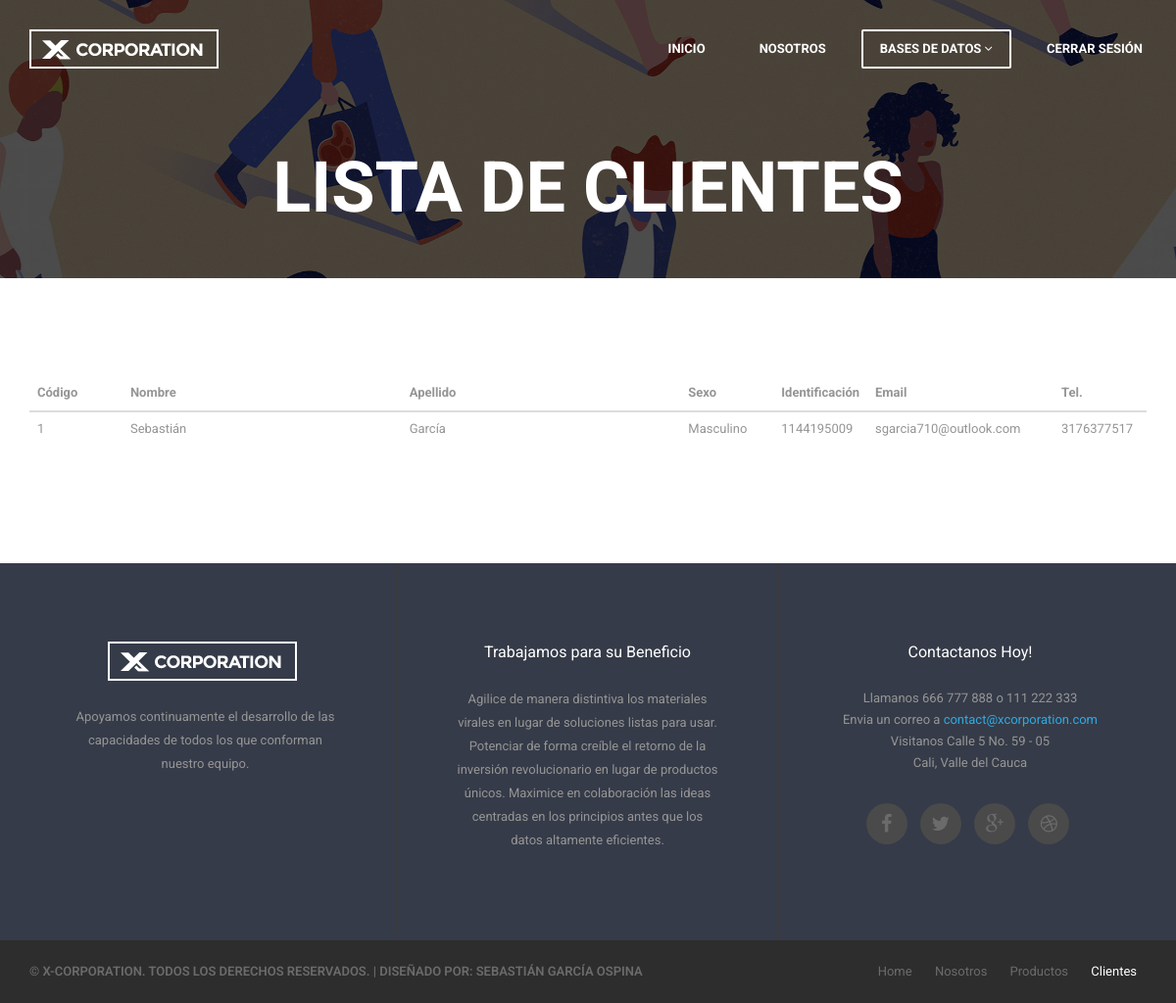
Page /view/clients.php (signed in) on the committed database.
### tables this page shows
CREATE TABLE `clients` (
  `cod_clt` int(10) unsigned NOT NULL AUTO_INCREMENT,
  `fname_clt` varchar(40) NOT NULL,
  `lname_clt` varchar(40) NOT NULL,
  `sex_clt` varchar(9) NOT NULL,
  `id_clt` int(11) NOT NULL,
  `email_clt` varchar(50) NOT NULL,
  `phone_clt` varchar(15) NOT NULL,
  PRIMARY KEY (`cod_clt`)
);

### model/connect.php (called while the page is built)
<?php
class connect
{
  public static function connection()
  {
    try {
      $connection = new PDO("mysql:host=localhost; dbname=pagedb", "admin-page", "123456");
      $connection->setAttribute(PDO::ATTR_ERRMODE, PDO::ERRMODE_EXCEPTION);
      $connection->exec("SET CHARACTER SET UTF8");
    } catch (Exception $e) {
      die("ERROR" . $e->getMessage());
      echo "Error line" . $e->getLine();
    }
    return $connection;
  }
}

### controller/clients_controller.php (called while the page is built)
<?php
include("../model/clients_model.php");
$clients = new clients_model();
$clientsMatrix = $clients->get_clients();

### model/clients_model.php (called while the page is built)
<?php
class clients_model
{
  private $db;
  private $clients;
  public function __construct()
  {
    require_once("connect.php");
    $this->db = connect::connection();
    $this->clients = array();
  }
  public function get_clients()
  {
    $query = $this->db->query("SELECT *FROM clients");
    while ($rows = $query->fetch(PDO::FETCH_ASSOC)) {
      $this->clients[] = $rows;
    }
    return $this->clients;
  }
}

### view/clients.php (the view, shortened to what this page needs)
<!DOCTYPE html>
<html>
<head>
    <link href="../styles/mobile-menu.css" rel="stylesheet">
    <link href="fonts/font-awesome/css/font-awesome.min.css" rel="stylesheet">
    <link rel="stylesheet" href="https://maxcdn.bootstrapcdn.com/bootstrap/3.3.6/css/bootstrap.min.css">
    <link href="../styles/style.css" rel="stylesheet">
</head>
<body>
    <div id="main-wrapper">
        <div class="uc-mobile-menu-pusher">
            <div class="content-wrapper">
                <nav class="navbar m-menu navbar-default navbar-fixed-top">
                    <div class="container">
                        <div class="navbar-header">
                            <a class="navbar-brand" href="index.php"><img src="img/logo.png" alt=""></a>
                        </div>
                        <div class="collapse navbar-collapse" id="#navbar-collapse-1">
                            <ul class="nav navbar-nav navbar-right main-nav">
                                <li><a href="index.php">Inicio</a></li>
                                <li><a href="history.php">Nosotros</a></li>
                                <li class="dropdown active">
                                    <a href="#" data-toggle="dropdown" class="dropdown-toggle">Bases de Datos
                                        <span><i class="fa fa-angle-down"></i></span></a>
                                </li>
                                <li><a href="../controller/logout_controller.php">Cerrar sesión</a></li>
                            </ul>
                        </div>
                    </div>
                </nav>
                <section class="single-page-title single-page-title-clientes">
                    <div class="container text-center">
                        <h2>Lista de clientes</h2>
                    </div>
                </section>
                <section class="contact-form ptb-100">
                    <div class="container">
                        <table class="table table-hover">
                            <thead>
                                <tr>
                                    <th class="col-md-1">Código</th>
                                    <th class="col-md-3">Nombre</th>
                                    <th class="col-md-3">Apellido</th>
                                    <th class="col-md-1">Sexo</th>
                                    <th class="col-md-1">Identificación</th>
                                    <th class="col-md-2">Email</th>
                                    <th class="col-md-1">Tel.</th>
                                </tr>
                            </thead>
                            <tbody>
                                <?php
                                include("../controller/clients_controller.php");
                                foreach ($clientsMatrix as $client) {
                                    echo "<tr>";
                                    echo "<td>" . $client['cod_clt'] . "</td>";
                                    echo "<td>" . $client['fname_clt'] . "</td>";
                                    echo "<td>" . $client['lname_clt'] . "</td>";
                                    echo "<td>" . $client['sex_clt'] . "</td>";
                                    echo "<td>" . $client['id_clt'] . "</td>";
                                    echo "<td>" . $client['email_clt'] . "</td>";
                                    echo "<td>" . $client['phone_clt'] . "</td>";
                                    echo "</tr>";
                                }
                                ?>
                            </tbody>
                        </table>
                    </div>
                </section>
                <footer class="footer">
                    <div class="footer-widget-section">
                        <div class="container text-center">
                            <div class="row">
                                <div class="col-sm-4 footer-block">
                                    <div class="footer-widget widget_text">
                                        <div class="footer-logo">
                                            <a href="#"><img src="img/logo.png" alt=""></a>
                                        </div>
                                        <p>Apoyamos continuamente el desarrollo de las capacidades de todos los que conforman nuestro equipo.</p>
                                    </div>
                                </div>
                                <div class="col-sm-4 footer-block">
                                    <div class="footer-widget widget_text">
                                        <h3>Trabajamos para su Beneficio</h3>
                                        <p>Agilice de manera distintiva los materiales virales en lugar de soluciones listas para usar. Potenciar de forma creíble el retorno de la inversión revolucionario en lugar de productos únicos. Maximice en colaboración las ideas centradas en los principios antes que los datos altamente eficientes.</p>
                                    </div>
                                </div>
                                <div class="col-sm-4 footer-block last">
                                    <div class="footer-widget widget_text">
                                        <h3>Contactanos Hoy!</h3>
                                        <address>
                                            Llamanos 666 777 888 o 111 222 333<br>
                                            Envia un correo a <a href="mailto:#">contact@xcorporation.com</a><br>
                                            Visitanos Calle 5 No. 59 - 05<br>
                                            Cali, Valle del Cauca<br>
                                        </address>
                                        <ul class="list-inline social-links">
                                            <li><a href="#"><i class="fa fa-facebook"></i></a></li>
                                            <li><a href="#"><i class="fa fa-twitter"></i></a></li>
                                            <li><a href="#"><i class="fa fa-google-plus"></i></a></li>
                                            <li><a href="#"><i class="fa fa-dribbble"></i></a></li>
                                        </ul>
                                    </div>
                                </div>
                            </div>
                        </div>
                    </div>
                    <div class="copyright-section">
                        <div class="container clearfix">
                            <span class="copytext">&copy; X-CORPORATION. Todos los derechos reservados. | Diseñado por: Sebastián García Ospina</a></span>
                            <ul class="list-inline pull-right">
                                <li><a href="index.php">Home</a></li>
                                <li><a href="history.php">Nosotros</a></li>
                                <li><a href="products.php">Productos</a></li>
                                <li class="active"><a href="clients.php">Clientes</a></li>
                            </ul>
                        </div>
                    </div>
                </footer>
            </div>
        </div>
        <div class="uc-mobile-menu uc-mobile-menu-effect">
            <div>
                <div>
                    <ul id="menu">
                        <li><a href="index.php">Inicio</a></li>
                        <li><a href="history.php">Nosotros</a></li>
                        <li><a href="products.php">Ver productos</a></li>
                        <li><a href="addProducts.php">Agregar productos</a></li>
                        <li class="active"><a href="clients.php">Ver clientes</a></li>
                        <li><a href="addClients.php">Agregar Clientes</a></li>
                    </ul>
                </div>
            </div>
        </div>
    </div>
</body>
</html>

### styles/mobile-menu.css (style rules this page uses)
.uc-offcanvas-wrapper, .uc-offcanvas-pusher, .uc-offcanvas-contents { height : 100%; }
.uc-offcanvas-contents, .uc-offcanvas-contents-inner { position : relative; }
.uc-offcanvas-wrapper { position : relative; overflow : hidden; }
.uc-offcanvas-pusher::after { position : absolute; top : 0; right : 0; width : 0; height : 0; background : rgba(0, 0, 0, 0.5); content : ''; opacity : 0; -webkit-transition : opacity 0.5s, width 0.1s 0.5s, height 0.1s 0.5s; -moz-transition : opacity 0.5s, width 0.1s 0.5s, height 0.1s 0.5s; -o-transition : opacity 0.5s, width 0.1s 0.5s, height 0.1s 0.5s; transition : opacity 0.5s, width 0.1s 0.5s, height 0.1s 0.5s; z-index : 999; }
.slide-along .uc-offcanvas-pusher { background-color : #FFFFFF; position : relative; left : 0; z-index : 1; height : 100%; -webkit-transition : -webkit-transform 400ms; -moz-transition : -moz-transform 400ms; -ms-transition : -ms-transform 400ms; -o-transition : -o-transform 400ms; transition : transform 400ms; }
.slide-along .uc-offcanvas-container { position : absolute; top : 0; left : 0; visibility : hidden; z-index : 0; width : 300px; height : 100%; background : #27272C; -webkit-transition : all 400ms; -moz-transition : all 400ms; -o-transition : all 400ms; transition : all 400ms; }
.uc-offcanvas-container > div { overflow-y : scroll; overflow-x : hidden; height : calc(100% - 0px); visibility : visible; }
.uc-offcanvas-left .uc-offcanvas-container { left : 0; }
.uc-offcanvas-left.slide-along .uc-offcanvas-container { -webkit-transform : translate(-50%, 0); -moz-transform : translate(-50%, 0); -ms-transform : translate(-50%, 0); -o-transform : translate(-50%, 0); transform : translate(-50%, 0); }
.slide-along .uc-offcanvas-container::after { display : none; }

### rows in the picture
clients: cod_clt "1", fname_clt "Sebastián", lname_clt "García", sex_clt "Masculino", id_clt "1144195009", email_clt "sgarcia710@outlook.com", phone_clt "3176377517"
